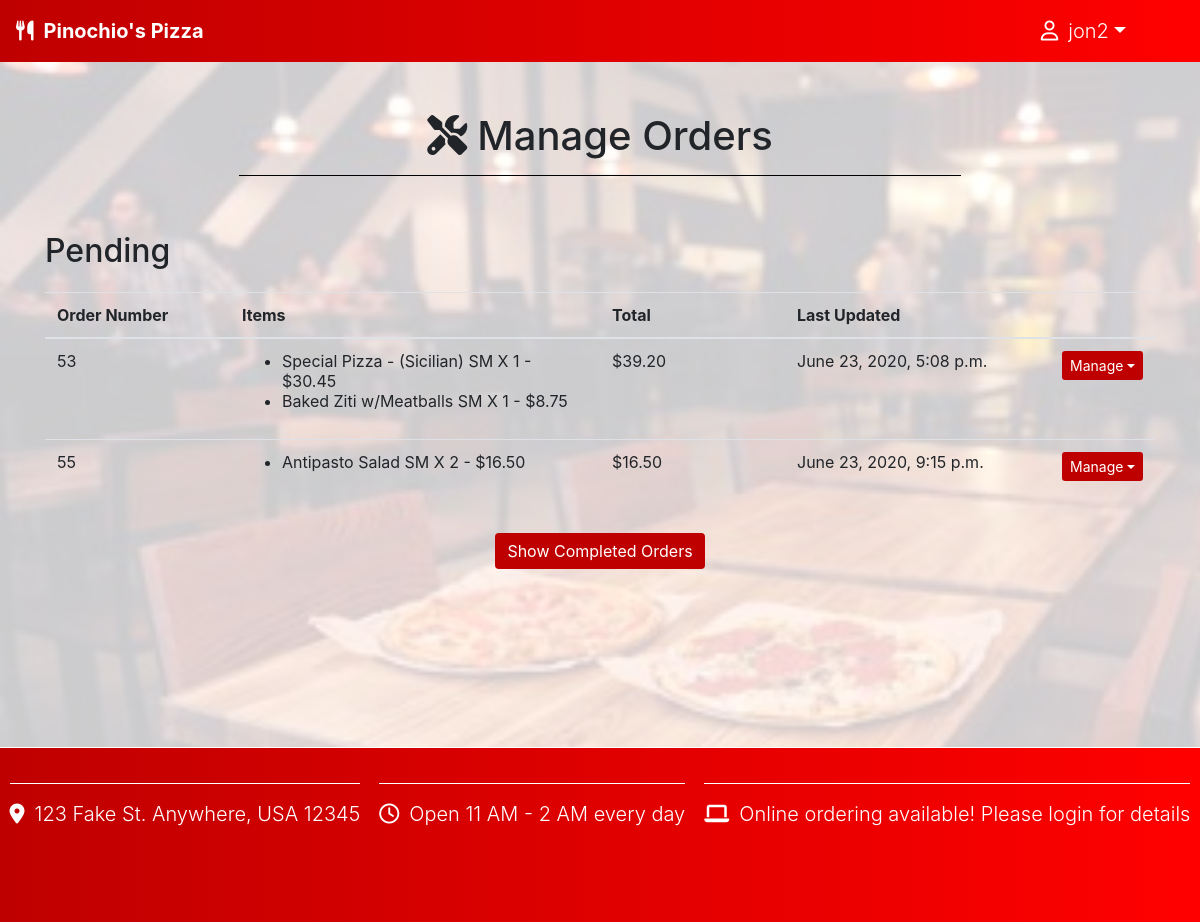
The page /manageOrders (signed in) on the database its author committed.
### orders/models.py (models this page shows, shortened)
class Order(models.Model):
    id = models.AutoField(primary_key=True)
    user = models.ForeignKey(settings.AUTH_USER_MODEL, on_delete=models.CASCADE)
    created = models.DateTimeField(auto_now_add=True)
    lastUpdated = models.DateTimeField(auto_now=True)
    items = models.ManyToManyField(MenuItem, blank=True, through='OrderDetail')
    checkedOut = models.BooleanField(default=False)
    completed = models.BooleanField(default=False)
    METHODS = [
        ("DLY", "Delivery"),
        ("PCK", "Pickup")
    ]
    method = models.CharField(max_length=3, choices=METHODS, blank=True)
    total = models.DecimalField(max_digits=6, decimal_places=2, default=0.0)

class OrderDetail(models.Model):
    order = models.ForeignKey(Order, on_delete=models.CASCADE)
    item = models.ForeignKey(MenuItem, on_delete=models.CASCADE)
    ITEM_SIZES = [
    ('SM', "Small"),
    ('LG', "Large")
    ]
    size = models.CharField(max_length=2, blank=True, choices=ITEM_SIZES)
    quantity = models.IntegerField(default=1)
    toppings = models.ManyToManyField(PizzaTopping, blank=True)
    sandwichToppings = models.ManyToManyField(CheesesteakTopping, blank=True)
    extraCheese = models.BooleanField(default=False)
    total = models.DecimalField(max_digits=6, decimal_places=2, default=0.0)
    notes = models.CharField(max_length=64, blank=True)
    def updateTotal(self):
        self.total = self.item.priceLarge * self.quantity if self.size == 'LG' else self.item.priceSmall * self.quantity
        self.save()
        return self.total
    def __str__(self):
        self.updateTotal()
        return f"{self.item} {self.size} X {self.quantity} - ${self.total}"

class MenuItem(models.Model):
    name = models.CharField(max_length=30)
    priceSmall = models.DecimalField(max_digits=4, decimal_places=2, default=0.0)
    priceLarge = models.DecimalField(max_digits=4, decimal_places=2, default=0.0)
    PIZZA_STYLES = [
        ('NML', "Normal"),
        ('SCL', "Sicilian")
    ]
    pizzaStyle = models.CharField(max_length=3, choices=PIZZA_STYLES, blank=True)
    pizzaToppingsCount = models.IntegerField(default=0)
    category = models.ForeignKey(Category, on_delete=models.CASCADE)
    def __str__(self):
        if self.pizzaStyle != '':
            return f"{self.name} - ({self.get_pizzaStyle_display()})"
        else:
            return f"{self.name}"

### orders/views.py (the view)
# urls.py: path("manageOrders", views.manageOrders, name="manageOrders"),
def manageOrders(request, msg=''):
    context = {
        'orders': Order.objects.all(),
        'msg': msg,
        'pending': Order.objects.filter(checkedOut=True, completed=False).count()
    }
    return render(request, "orders/manageOrders.html", context)

### orders/templates/orders/manageOrders.html (shortened to what this page needs)
{% extends 'base.html' %}
{% load static %}
{% block body %}
<h1 class="page-header mx-auto" id="orderListHeader"><i class="fas fa-tools"></i>Manage Orders</h1>
<h2 class="text-left">Pending</h2>
<table class="table" id="orderList">
  <thead>
    <th>Order Number</th>
    <th colspan="2">Items</th>
    <th>Total</th>
    <th colspan="2">Last Updated</th>
  </thead>
  <tbody class="selected">
  {% for order in orders %}
  {% if order.checkedOut %}
  {% if not order.completed %}
  <tr>
    <td>{{ order.id }}</td>
    <td colspan="2"><ul>
    {% for item in order.orderdetail_set.all %}
    <li>{{ item }}</li>
    {% endfor %}
    </ul></td>
    <td>${{ order.total }}</td>
    <td colspan="2">{{ order.lastUpdated }}<div id="itemEditOptions" class="dropdown">
      <button class="btn btn-primary dropdown-toggle btn-sm" type="button" data-toggle="dropdown">Manage</button>
      </div>
    </td>
  </tr>
  {% endif %}
  {% endif %}
  {% endfor %}
  </tbody>
</table>
<button class="btn btn-primary" data-toggle="collapse" data-target="#completedOrders">Show Completed Orders</button>
{% endblock %}

### templates/base.html (shortened to what this page needs)
{% load static %}
<html>
  <head>
    <link href="https://maxcdn.bootstrapcdn.com/bootstrap/4.1.3/css/bootstrap.min.css" rel="stylesheet">
    <link rel="stylesheet" href="{% static 'styles.css' %}">
  </head>
  <nav class="navbar navbar-expand-lg">
    <a class="navbar-brand lead" href="/"><i class="fas fa-utensils"></i>Pinochio's Pizza</a>
    <ul class="navbar-nav ml-auto">
      {% if user.username %}
      <div class="dropdown d-inline">
        <a class="nav-link dropdown-toggle lead" role="button" id="userDetails" data-toggle="dropdown"><i class="far fa-user"></i>{{ user.username }}</a>
      </div>
      {% else %}
      <a class="nav-link lead" href="/">Home</a>
      <a class="nav-link lead" href="{% url 'loadMenu' %}">Menu</a>
      <a class="nav-link lead" href="{% url 'loginIndex' %}">Login</a>
      {% endif %}
    </ul>
  </nav>
  <body>
    <div class="container">
    <div id="restaurant-pic"></div>
    {% block body %}
    {% endblock %}
    </div>
  </body>
  <footer>
    <div>
      <div class="footer-details"><p class="lead"><i class="fas fa-map-marker-alt"></i>123 Fake St. Anywhere, USA 12345</p></div>
      <div class="footer-details"><p class="lead"><i class="far fa-clock"></i>Open 11 AM - 2 AM every day</p></div>
      <div class="footer-details"><p class="lead"><i class="fas fa-laptop"></i>Online ordering available! Please login for details</p></div>
    </div>
  </footer>
</html>

### static/styles.css (style rules this page uses)
body, html { text-align: center; min-height: 100%; position: relative; }
.navbar { background-image: linear-gradient(to right, #bf0000, red); }
i { margin-right: 10px; }
.footer-details { height: 50%; }
.page-header { margin-top: 50px; }
.container { min-height: 75vh; display: block; z-index: -1; }
footer div { height: 75%; border-top: 1px solid white; margin-top: 35px; display: flex; flex-flow: row wrap; justify-content: space-around; }
.footer-details > p { margin-top: 15px; }
.btn-primary { background-color: #bf0000; border: black; }
#restaurant-pic { position: absolute; top: 0; bottom: 0; right: 0; left: 0; width: 100%; height: 100%; opacity: .2; background-image: url("images/pizza_restaurant_photo.jpg"); background-size: cover; z-index: -1; }
footer { color: white; height: 175px; position: relative; bottom: 0; width: 100%; background-image: linear-gradient(to right, #bf0000, red); }
.navbar-brand { font-weight: bold; }
.navbar a { color: white; }
.dropdown a { color: black; }
#userDetails { color: white; margin-right: 50px; }
table { columns: 6; table-layout: fixed; }
tbody { display: none; }
tbody button { margin-left: 30px; }
.selected { display: table-row-group; }
#itemEditOptions { display: inline; float: right; }
#orderList { margin-top: 2%; margin-bottom: 3%; }
#orderListHeader { padding-bottom: 15; border-bottom: 1px solid black; margin-bottom: 5%; width: 65%; }

### rows shown on the page
Order: id "53", total "39.20", lastUpdated "June 23, 2020, 5:08 p.m."
OrderDetail: size+item+quantity "Special Pizza - (Sicilian) SM X 1 - $30.45"
OrderDetail: size+item+quantity "Baked Ziti w/Meatballs SM X 1 - $8.75"
Order: id "55", total "16.50", lastUpdated "June 23, 2020, 9:15 p.m."
OrderDetail: size+item+quantity "Antipasto Salad SM X 2 - $16.50"

### other values the page prints
{{ user.username }} "jon2"
